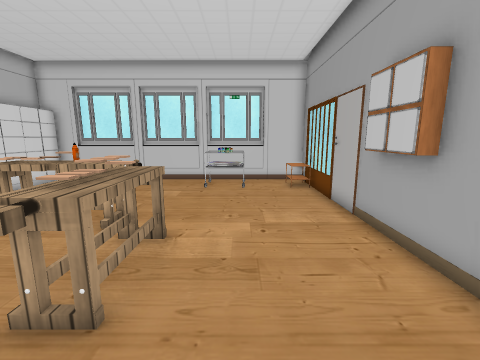
view 1 (above)

12 first-person views from a walk through a Unity game level. The camera is 1.3 m above the floor, tilts 10° down and sees 90° across. Doors are open. The floor is counted in squares, 0.5 m on a side. Each view is taken from the middle of a square. On the plan, view 1 faces up. The plan holds only what a view shows up to about 17 squares ahead; the rest is blank. Some animated figures are left out. Some surface patterns are stand-ins.

view 2
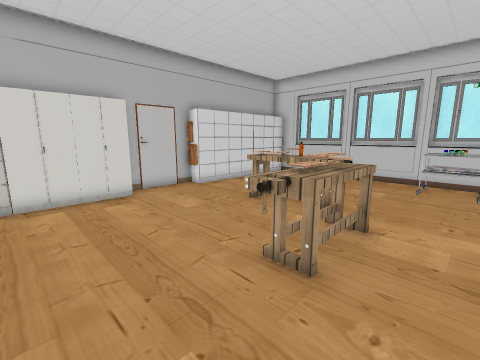

view 3
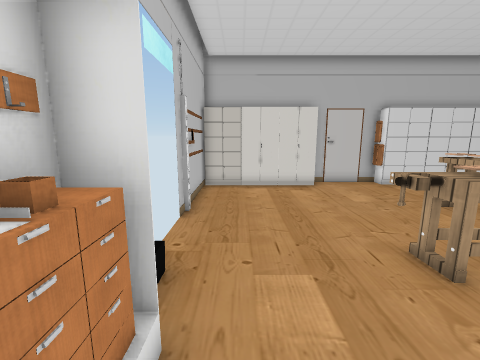

view 4
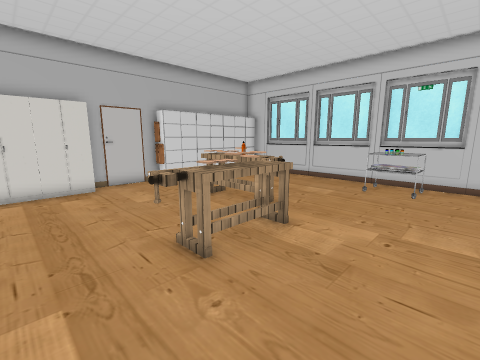

view 5
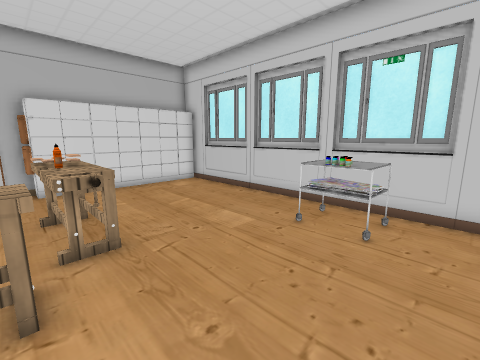

view 6
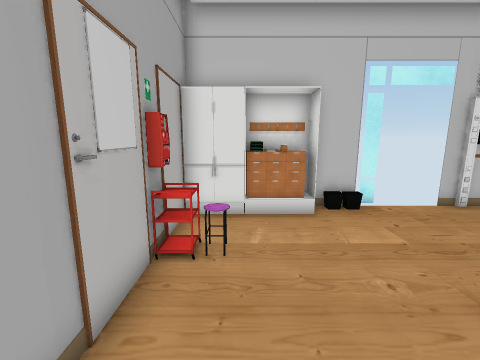

view 7
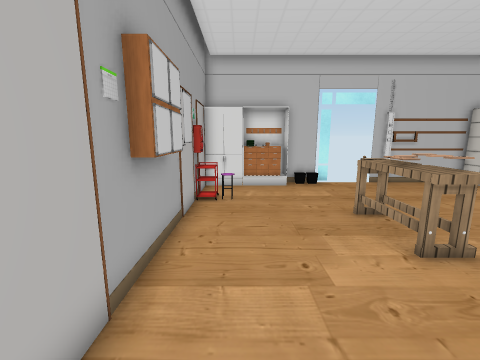

view 8
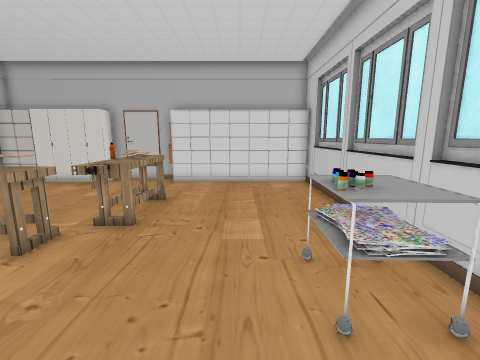

view 9
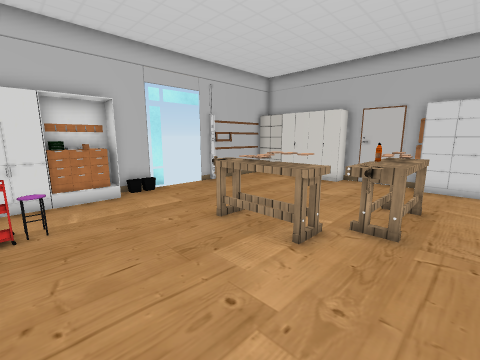

view 10
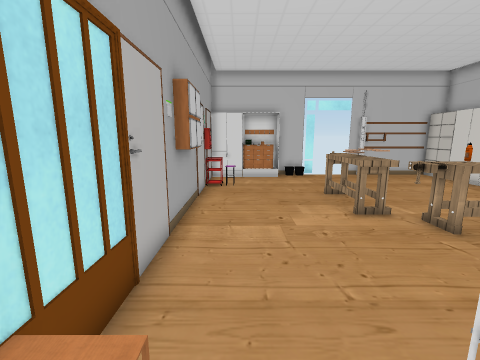

view 11
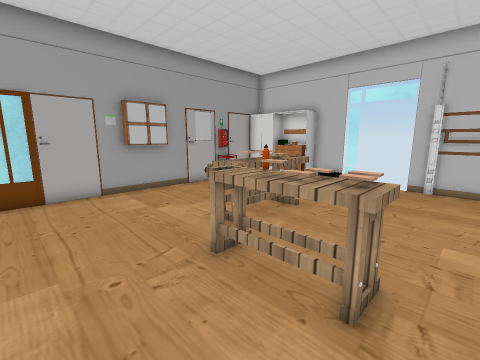

view 12
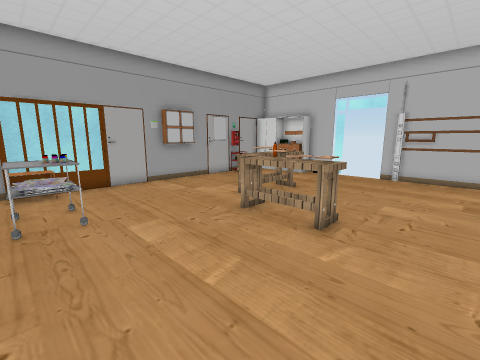

### Floor plan
Points are (right, up) in squares from view 1. A wall is a line through its corners. A room is listed if a view was taken in it or the views show most of it. See-through windows are left out.
Room 1 (views 1, 2, 3, 4, 5, 6, 7, 8, 9, 10, 11, 12)
walls: (-3.1, 5.2) (-2.6, 5.2); (-3.1, 4.7) (-2.6, 4.7); (-2.6, 5) (-3.1, 5); (-2.6, 4.5) (-3.1, 4.5); (3.9, 7.4) (3.9, 15) (-11.5, 15); (-3.2, -3) (1.8, -3); (-6.8, -2.8) (-6.3, -2.8); (-2.5, 15.2) (-6.1, 15.2); (-6.5, -3) (-5.6, -3); (-0.2, -2.6) (-0.2, -2.1) (1.8, -2.1); (-6.5, 15.2) (-10, 15.2); (-0.6, -3) (-0.6, -1.9) (3.9, -1.9); (0.6, -2.8) (1.8, -2.8); (1.5, 15.2) (-2.1, 15.2); (-11.2, 15) (-11.2, 7) (-12, 7) (-12, 3.1) (-11, 3.1) (-11, -3); (3.9, -2.5) (3.9, 5.6); (-11.6, -3) (-6.6, -3)
ways out: open door at (-4, -3)
objects: other object (-7, 7); bench (-7, 7) to (-3, 8); other object (-6, 7); bench (-3, 2) to (-2, 4); plank (-3, 3); other object (-3, 4); bench (-3, 6) to (-2, 6); other object (-2, 5); cart (-2, 12) to (0, 14); cart (3, 0) to (3, 1); other object (3, 5) to (4, 6); other object (4, 7)

Positions as (right, up) in squares from view 1, and headings:
1: (0, 0), facing up
2: (0, -1), facing up-left
3: (2, -1), facing left
4: (2, 0), facing up-left
5: (2, 6), facing up-left
6: (2, 6), facing down
7: (2, 11), facing down
8: (3, 11), facing left
9: (3, 9), facing down-left
10: (2, 14), facing down
11: (-8, 11), facing down-right
12: (-10, 14), facing down-right
